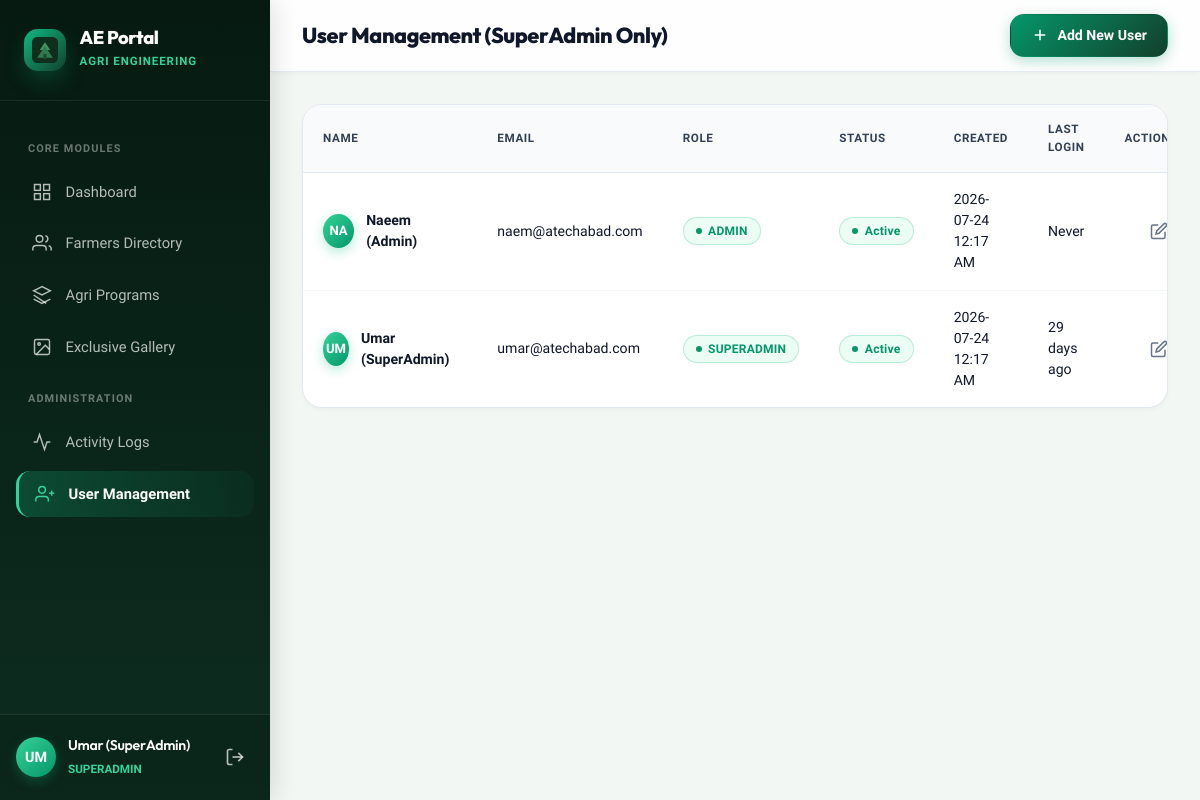
The page /users (signed in) on the database as committed earlier.
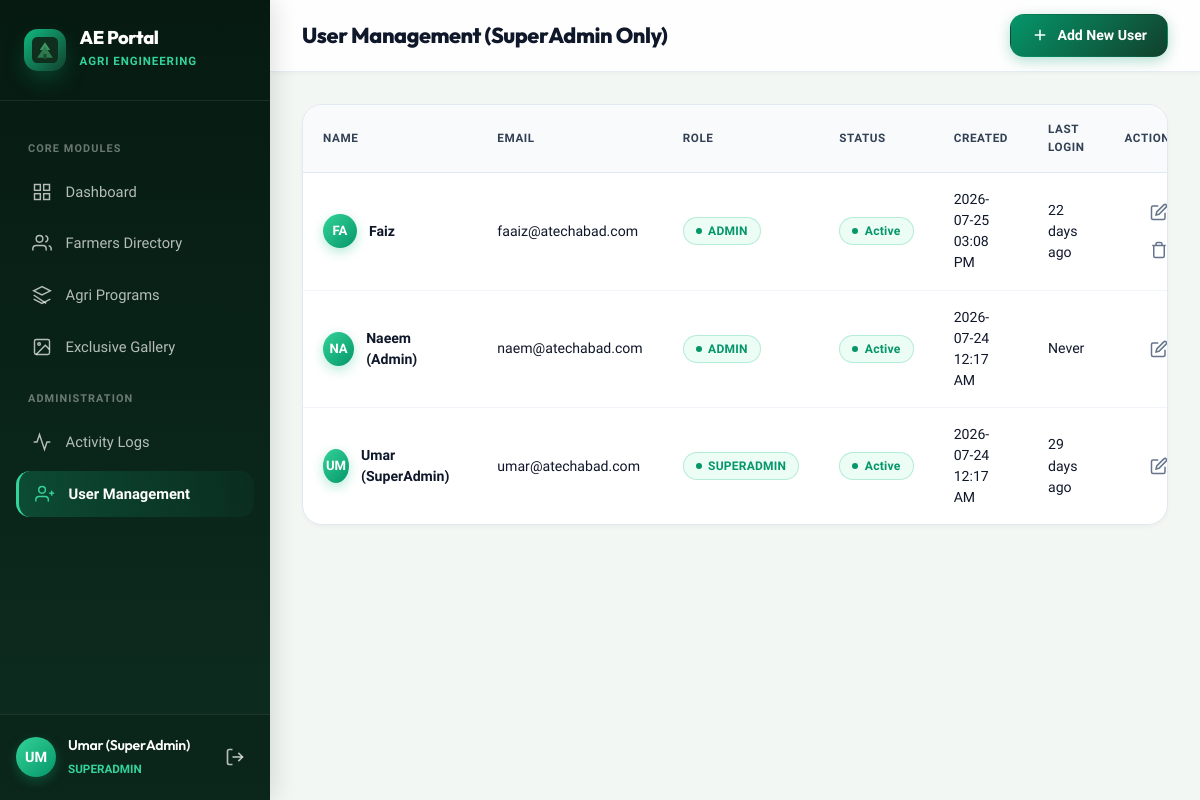
The same page on the database as committed later.
### aeportal.py (models this page shows, shortened)
class User(UserMixin, db.Model):
    __tablename__ = 'users'
    id = db.Column(db.Integer, primary_key=True)
    full_name = db.Column(db.String(120), nullable=False)
    email = db.Column(db.String(150), unique=True, nullable=False)
    password_hash = db.Column(db.String(255), nullable=False)
    role = db.Column(db.String(50), nullable=False, default='staff') # superadmin, admin, staff, custom
    permissions = db.Column(db.Text, nullable=False, default='{}') # JSON string
    is_active = db.Column(db.Boolean, default=True)
    created_at = db.Column(db.DateTime, default=datetime.utcnow)
    last_login = db.Column(db.DateTime, nullable=True)
    def has_perm(self, perm_key):
        if self.role == 'superadmin':
            return True
        perms = self.get_perms()
        val = perms.get(perm_key, 0)
        return val != 0 and val != 'none'

### aeportal.py (the view)
@app.route('/users')
@login_required
def users_list():
    if not current_user.has_perm('user_mgmt'):
        flash('SuperAdmin access required for user management.', 'error')
        return redirect(url_for('dashboard'))
    users = User.query.order_by(User.created_at.desc()).all()
    return render_template('users/list.html', users=users)

### aeportal.py (called while the page is built)
@app.template_filter('pkt_time')
def pkt_time_filter(dt):
    if not dt:
        return ''
    if dt.tzinfo is None:
        dt = pytz.utc.localize(dt)
    pkt_dt = dt.astimezone(PKT_TZ)
    return pkt_dt.strftime('%Y-%m-%d %I:%M %p')

@app.template_filter('relative_time')
def relative_time_filter(dt):
    if not dt:
        return ''
    now = datetime.utcnow()
    diff = now - dt
    seconds = diff.total_seconds()
    if seconds < 3600:
        mins = int(seconds / 60)
        return f"{max(mins, 1)} min{'s' if mins != 1 else ''} ago"
    elif seconds < 86400:
        hours = int(seconds / 3600)
        return f"{hours} hour{'s' if hours != 1 else ''} ago"
    else:
        days = int(seconds / 86400)
        return f"{days} day{'s' if days != 1 else ''} ago"

@app.context_processor
def inject_globals():
    return {'datetime': datetime}

@login_manager.user_loader
def load_user(user_id):
    return User.query.get(int(user_id))

### templates/users/list.html (shortened to what this page needs)
{% extends "base.html" %}
{% block page_title %}User Management (SuperAdmin Only){% endblock %}
{% block top_actions %}
<a href="{{ url_for('user_form') }}" class="btn btn-primary">
  <svg width="18" height="18" viewBox="0 0 24 24" fill="none" stroke="currentColor" stroke-width="2"><line x1="12" y1="5" x2="12" y2="19"/><line x1="5" y1="12" x2="19" y2="12"/></svg>
  Add New User
</a>
{% endblock %}
{% block content %}
<div class="table-container">
  <table class="table table-responsive-cards">
    <thead>
      <tr>
        <th>Name</th>
        <th>Email</th>
        <th>Role</th>
        <th>Status</th>
        <th>Created</th>
        <th>Last Login</th>
        <th style="text-align: right;">Actions</th>
      </tr>
    </thead>
    <tbody>
      {% for u in users %}
      <tr>
        <td data-label="Name">
          <div style="display: flex; align-items: center; gap: 0.75rem;">
            <div class="user-avatar" style="width: 34px; height: 34px; font-size: 0.82rem;">{{ u.full_name[:2].upper() }}</div>
            <strong>{{ u.full_name }}</strong>
          </div>
        </td>
        <td data-label="Email">{{ u.email }}</td>
        <td data-label="Role">
          <span class="status-pill complete" style="text-transform: uppercase; font-size: 0.75rem;">{{ u.role }}</span>
        </td>
        <td data-label="Status">
          {% if u.is_active %}
          <span class="status-pill complete">Active</span>
          {% else %}
          <span class="status-pill expired">Inactive</span>
          {% endif %}
        </td>
        <td data-label="Created">{{ u.created_at|pkt_time }}</td>
        <td data-label="Last Login">{{ u.last_login|relative_time if u.last_login else 'Never' }}</td>
        <td data-label="Actions" style="text-align: right;">
          {% if not (u.email in ['umar@atechabad.com', 'naem@atechabad.com'] and current_user.role != 'superadmin') %}
          <a href="{{ url_for('user_form', id=u.id) }}" class="btn-icon" title="Edit Permissions">
            <svg width="18" height="18" viewBox="0 0 24 24" fill="none" stroke="currentColor" stroke-width="2"><path d="M11 4H4a2 2 0 0 0-2 2v14a2 2 0 0 0 2 2h14a2 2 0 0 0 2-2v-7"/><path d="M18.5 2.5a2.121 2.121 0 0 1 3 3L12 15l-4 1 1-4 9.5-9.5z"/></svg>
          </a>
          {% endif %}
          {% if u.email not in ['umar@atechabad.com', 'naem@atechabad.com'] %}
          <form method="POST" action="{{ url_for('user_delete', id=u.id) }}" onsubmit="return confirm('Delete this user account?');" style="display: inline;">
            <button type="submit" class="btn-icon text-danger" title="Delete">
              <svg width="18" height="18" viewBox="0 0 24 24" fill="none" stroke="currentColor" stroke-width="2"><polyline points="3 6 5 6 21 6"/><path d="M19 6v14a2 2 0 0 1-2 2H7a2 2 0 0 1-2-2V6m3 0V4a2 2 0 0 1 2-2h4a2 2 0 0 1 2 2v2"/></svg>
            </button>
          </form>
          {% endif %}
        </td>
      </tr>
      {% endfor %}
    </tbody>
  </table>
</div>
{% endblock %}

### templates/base.html (shortened to what the changed rows need)
<!DOCTYPE html>
<html lang="en">
<head>
  <link rel="stylesheet" href="{{ url_for('static', filename='css/style.css') }}">
</head>
<body>
  <div class="app-container">
    {% if current_user.is_authenticated %}
    <aside class="sidebar" id="sidebar">
      <div class="sidebar-header">
        <div class="brand-badge">
          <img src="{{ url_for('static', filename='img/logo.svg') }}" alt="Logo">
        </div>
        <div class="brand-text">
          <h1>AE Portal</h1>
          <span>Agri Engineering</span>
        </div>
      </div>
      <nav class="sidebar-nav">
        <div class="nav-label">Core Modules</div>
        <a href="{{ url_for('dashboard') }}" class="nav-item {% if request.endpoint == 'dashboard' %}active{% endif %}">
          <svg viewBox="0 0 24 24" fill="none" stroke="currentColor"><rect x="3" y="3" width="7" height="7"/><rect x="14" y="3" width="7" height="7"/><rect x="14" y="14" width="7" height="7"/><rect x="3" y="14" width="7" height="7"/></svg>
          <span>Dashboard</span>
        </a>
        {% if current_user.has_perm('farmer_view') %}
        <a href="{{ url_for('farmers_list') }}" class="nav-item {% if 'farmers' in request.endpoint %}active{% endif %}">
          <svg viewBox="0 0 24 24" fill="none" stroke="currentColor"><path d="M17 21v-2a4 4 0 0 0-4-4H5a4 4 0 0 0-4 4v2"/><circle cx="9" cy="7" r="4"/><path d="M23 21v-2a4 4 0 0 0-3-3.87"/><path d="M16 3.13a4 4 0 0 1 0 7.75"/></svg>
          <span>Farmers Directory</span>
        </a>
        {% endif %}
        {% if current_user.has_perm('program_view') %}
        <a href="{{ url_for('programs_list') }}" class="nav-item {% if 'programs' in request.endpoint %}active{% endif %}">
          <svg viewBox="0 0 24 24" fill="none" stroke="currentColor"><polygon points="12 2 2 7 12 12 22 7 12 2"/><polyline points="2 17 12 22 22 17"/><polyline points="2 12 17 22 12"/></svg>
          <span>Agri Programs</span>
        </a>
        {% endif %}
        {% if current_user.has_perm('gallery_access') and current_user.has_perm('gallery_access') != 'none' %}
        <a href="{{ url_for('exclusive_gallery') }}" class="nav-item {% if request.endpoint == 'exclusive_gallery' %}active{% endif %}">
          <svg viewBox="0 0 24 24" fill="none" stroke="currentColor"><rect x="3" y="3" width="18" height="18" rx="2" ry="2"/><circle cx="8.5" cy="8.5" r="1.5"/><polyline points="21 15 16 10 5 21"/></svg>
          <span>Exclusive Gallery</span>
        </a>
        {% endif %}
        {% if current_user.has_perm('logs_access') or current_user.has_perm('user_mgmt') %}
        <div class="nav-label">Administration</div>
        {% endif %}
        {% if current_user.has_perm('logs_access') %}
        <a href="{{ url_for('logs_view') }}" class="nav-item {% if request.endpoint == 'logs_view' %}active{% endif %}">
          <svg viewBox="0 0 24 24" fill="none" stroke="currentColor"><polyline points="22 12 18 12 15 21 9 3 6 12 2 12"/></svg>
          <span>Activity Logs</span>
        </a>
        {% endif %}
        {% if current_user.has_perm('user_mgmt') %}
        <a href="{{ url_for('users_list') }}" class="nav-item {% if 'users' in request.endpoint %}active{% endif %}">
          <svg viewBox="0 0 24 24" fill="none" stroke="currentColor"><path d="M16 21v-2a4 4 0 0 0-4-4H5a4 4 0 0 0-4 4v2"/><circle cx="8.5" cy="7" r="4"/><line x1="20" y1="8" x2="20" y2="14"/><line x1="23" y1="11" x2="17" y2="11"/></svg>
          <span>User Management</span>
        </a>
        {% endif %}
      </nav>
      <div class="sidebar-user">
        <div class="user-card">
          <div class="user-avatar">{{ current_user.full_name[:2].upper() }}</div>
          <div class="user-info">
            <h4>{{ current_user.full_name }}</h4>
            <span>{{ current_user.role }}</span>
          </div>
          <a href="{{ url_for('logout') }}" class="btn-icon" title="Log Out" style="color: rgba(255,255,255,0.7);">
            <svg width="20" height="20" viewBox="0 0 24 24" fill="none" stroke="currentColor" stroke-width="2"><path d="M9 21H5a2 2 0 0 1-2-2V5a2 2 0 0 1 2-2h4"/><polyline points="16 17 21 12 16 7"/><line x1="21" y1="12" x2="9" y2="12"/></svg>
          </a>
        </div>
      </div>
    </aside>
    {% endif %}
    <div class="main-wrapper" {% if not current_user.is_authenticated %}style="margin-left: 0;"{% endif %}>
      {% if current_user.is_authenticated %}
      <header class="top-header">
        <div style="display: flex; align-items: center; gap: 1rem; width: 100%; justify-content: space-between;">
          <div style="display: flex; align-items: center; gap: 0.75rem;">
            <div class="page-title">
              <h2>{% block page_title %}{% endblock %}</h2>
            </div>
          </div>
        </div>
      </header>
      {% endif %}
      <main class="content-body">
        {% block content %}{% endblock %}
      </main>
    </div>
  </div>
</body>
</html>

Rows that differ between the two databases and show on the page:
added User: full_name "FA", full_name "Faiz", email "faaiz@atechabad.com", role "ADMIN", is_active "Active", created_at|pkt_time "2026-07-25 03:08 PM", last_login|relative_time "22 days ago"
